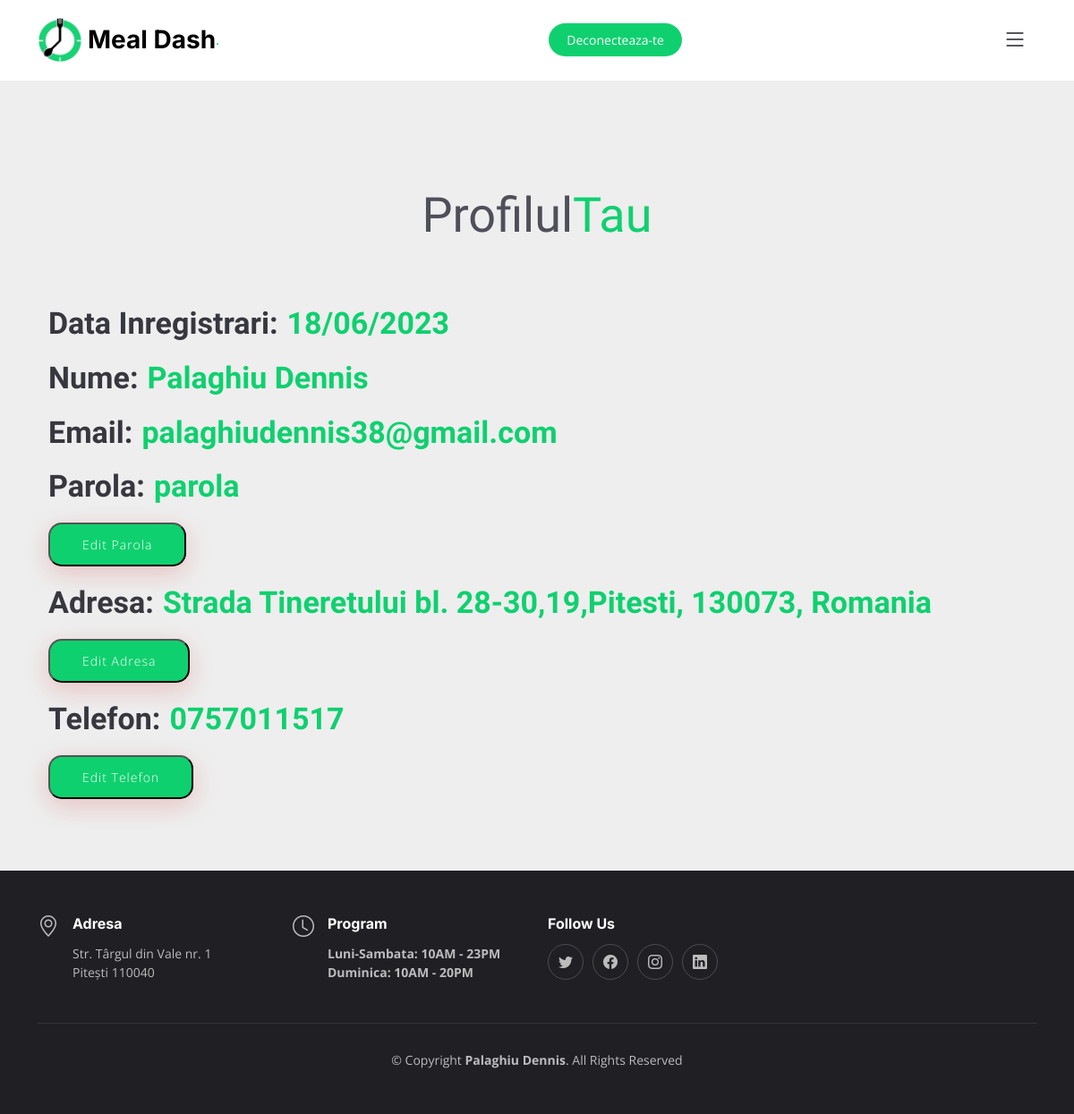
Page /User/profil.php on the committed database.
### tables this page shows
CREATE TABLE `clienti` (
  `clientID` int(10) NOT NULL,
  `nume` varchar(500) NOT NULL,
  `email` varchar(500) NOT NULL,
  `parola` varchar(500) NOT NULL,
  `telefon` varchar(20) NOT NULL,
  `adresa` varchar(500) NOT NULL,
  `data` varchar(500) NOT NULL
);

### User/profil.php (the view, shortened to what this page needs)
<!DOCTYPE html>
<html lang="en">
<head>
  <link href="assets/vendor/bootstrap/css/bootstrap.min.css" rel="stylesheet">
  <link href="assets/vendor/bootstrap-icons/bootstrap-icons.css" rel="stylesheet">
  <link href="assets/vendor/aos/aos.css" rel="stylesheet">
  <link href="assets/vendor/glightbox/css/glightbox.min.css" rel="stylesheet">
  <link href="assets/vendor/swiper/swiper-bundle.min.css" rel="stylesheet">
  <link href="assets/css/main.css" rel="stylesheet">
</head>
<body>
  <header id="header" class="header fixed-top d-flex align-items-center">
    <div class="container d-flex align-items-center justify-content-between">
      <a href="http://localhost/Proiect/User/profil.php" class="logo d-flex align-items-center me-auto me-lg-0">
        <img src="assets/img/logo.png" alt="" style="width: 50px; height: auto;">
        <h1>Meal Dash</h1><span>.</span></h1>
      </a>
      <a class="btn-book-a-table" href="http://localhost/Proiect/User/index.php?logout=1" onclick="return confirm('Esti sigur ca vrei sa te deconectezi?')">Deconecteaza-te</a>
      <i class="mobile-nav-toggle mobile-nav-show bi bi-list"></i>
    </div>
  </header>
  <section id="profile" class="profile d-flex align-items-center section-bg">
      <div class="container" data-aos="fade-up">
        <div class="section-header">
          <p>Profilul<span>Tau</span></p>
        </div>
    <?php
function getDetaliiUtilizator($email) {
    include("include/connection.php");
    $email = mysqli_real_escape_string($connection, $email);
    $query = "SELECT * FROM clienti WHERE email = '$email'";
    $result = mysqli_query($connection, $query);
    if ($result && mysqli_num_rows($result) > 0) {
        $row = mysqli_fetch_assoc($result);
        return $row;
    }
    return null;
}
function afiseazaDetaliiUtilizator($email) {
    $filename = "email.txt";
    $emails = file($filename, FILE_IGNORE_NEW_LINES);
    if (in_array($email, $emails)) {
        $detaliiUtilizator = getDetaliiUtilizator($email);
        if ($detaliiUtilizator) {
          echo '<div class="user-data"><h2>Data Inregistrari:</h2> <h2> <span>' . $detaliiUtilizator['data'] . '</span></h2> </div>';
          echo '<div class="user-data"><h2>Nume:</h2><h2> <span>' . $detaliiUtilizator['nume'] . '</span></h2> </div>';
          echo '<div class="user-data"><h2>Email:</h2> <h2><span>' . $detaliiUtilizator['email'] . '</span> </h2></div>';
          echo '<div class="user-data"><h2>Parola:</h2> <h2><span>' . $detaliiUtilizator['parola'] .'</span> </h2></div>';
          echo '<button class="btn-book-a-table" onclick="editParola(\'' . $email . '\', this)">Edit Parola</button><br>' ;
          echo '<div class="user-data"><h2>Adresa:</h2> <h2><span>' . $detaliiUtilizator['adresa'] . '</span> </h2></div>';
          echo '<button class="btn-book-a-table" onclick="editAdresa(\'' . $email . '\', this)">Edit Adresa</button><br>';
          echo '<div class="user-data"><h2>Telefon:</h2> <h2><span>' . $detaliiUtilizator['telefon'] . '</span> </h2></div>';
          echo '<button class="btn-book-a-table" onclick="editTelefon(\'' . $email . '\', this)">Edit Telefon</button><br>';
      } else {
            echo "Utilizatorul nu a fost găsit.";
        }
    } else {
        echo "Adresa de email nu există.";
    }
}
?>
<div class="container">
        <?php
        $filename = "email.txt";
        $emails = file($filename, FILE_IGNORE_NEW_LINES);
        if (!empty($emails)) {
            $email = $emails[0];
            afiseazaDetaliiUtilizator($email);
        } else {
            echo "Nu există adrese de email în fișier.";
        }
        ?>
    </div>
    </div>
</section>
  <footer id="footer" class="footer">
    <div class="container">
      <div class="row gy-3">
        <div class="col-lg-3 col-md-6 d-flex">
          <i class="bi bi-geo-alt icon"></i>
          <div>
            <h4>Adresa</h4>
            <p>
              Str. Târgul din Vale nr. 1 <br>
              Pitești 110040 <br>
            </p>
          </div>
        </div>
        <div class="col-lg-3 col-md-6 footer-links d-flex">
          <i class="bi bi-clock icon"></i>
          <div>
            <h4>Program</h4>
            <p>
              <strong>Luni-Sambata: 10AM - 23PM<br>
              Duminica: 10AM - 20PM<br></strong>
            </p>
          </div>
        </div>
        <div class="col-lg-3 col-md-6 footer-links">
          <h4>Follow Us</h4>
          <div class="social-links d-flex">
            <a href="#" class="twitter"><i class="bi bi-twitter"></i></a>
            <a href="#" class="facebook"><i class="bi bi-facebook"></i></a>
            <a href="#" class="instagram"><i class="bi bi-instagram"></i></a>
            <a href="#" class="linkedin"><i class="bi bi-linkedin"></i></a>
          </div>
        </div>
      </div>
    </div>
    <div class="container">
      <div class="copyright">
        &copy; Copyright <strong><span>Palaghiu Dennis</span></strong>. All Rights Reserved
      </div>
    </div>
  </footer>
</body>
</html>

### User/assets/css/main.css (style rules this page uses)
:root { --font-default: "Open Sans", system-ui, -apple-system, "Segoe UI", Roboto, "Helvetica Neue", Arial, "Noto Sans", "Liberation Sans", sans-serif, "Apple Color Emoji", "Segoe UI Emoji", "Segoe UI Symbol", "Noto Color Emoji"; --font-primary: "Amatic SC", sans-serif; --font-secondary: "Inter", sans-serif; }
:root { --color-default: #212529; --color-primary: #0FD06F; --color-secondary: #37373f; }
:root { scroll-behavior: smooth; }
body { font-family: var(--font-default); color: var(--color-default); }
a { color: var(--color-primary); text-decoration: none; }
h1, h2, h3, h4, h5, h6 { font-family: var(--font-secondary); }
section { overflow: hidden; padding: 80px 0; }
.section-bg { background-color: #eee; }
.section-header { text-align: center; padding-bottom: 30px; }
.section-header p { margin: 0; font-size: 48px; font-weight: 400; font-family: var(--font-primary); }
.section-header p span { color: var(--color-primary); }
.header { background: #fff; transition: all 0.5s; z-index: 997; height: 90px; border-bottom: 1px solid #fff; }
.header .logo img { max-height: 400px; margin-right: 6px; }
.header .logo h1 { font-size: 28px; font-weight: 700; color: #000; margin: 0; font-family: var(--font-secondary); }
.header .btn-book-a-table, .header .btn-book-a-table:focus { font-size: 14px; color: #fff; background: var(--color-primary); padding: 8px 20px; margin-left: 30px; border-radius: 50px; transition: 0.3s; }
section { scroll-margin-top: 90px; }
@media (max-width: 1279px) { .mobile-nav-show { color: var(--color-secondary); font-size: 28px; cursor: pointer; line-height: 0; transition: 0.5s; z-index: 9999; margin: 0 10px 0 20px; } }
.footer { font-size: 14px; background-color: #1f1f24; padding: 50px 0; color: rgba(255, 255, 255, 0.7); }
.footer .icon { margin-right: 15px; font-size: 24px; line-height: 0; }
.footer h4 { font-size: 16px; font-weight: bold; position: relative; padding-bottom: 5px; color: #fff; }
.footer .footer-links { margin-bottom: 30px; }
.footer .social-links a { display: flex; align-items: center; justify-content: center; width: 40px; height: 40px; border-radius: 50%; border: 1px solid rgba(255, 255, 255, 0.2); font-size: 16px; color: rgba(255, 255, 255, 0.7); margin-right: 10px; transition: 0.3s; }
.footer .copyright { text-align: center; padding-top: 30px; border-top: 1px solid rgba(255, 255, 255, 0.1); }
.profile { width: 100%; margin-top: 10px; background-size: cover; position: center; display: flex; min-height: 60vh; padding: 160px 0 60px 0; }
.profile h2 { font-size: 34px; font-weight: 700; align-items: center; margin-bottom: 20px; color: var(--color-secondary); font-family: var(--font-primary); }
.profile h2 span { color: var(--color-primary); }
.profile p { color: #4f4f5a; font-weight: 400; font-size: 54px; margin-top: 30px; margin-bottom: 30px; }
.profile .btn-book-a-table { margin-bottom: 20px; font-weight: 200; font-size: 14px; letter-spacing: 1px; display: inline-block; padding: 12px 36px; border-radius: 15px; transition: 0.5s; color: #fff; background: var(--color-primary); box-shadow: 0 8px 28px rgba(206, 18, 18, 0.2); }
.user-data { display: flex; align-items: center; }
.user-data h2 { margin-right: 10px; }

### rows in the picture
clienti: data "18/06/2023", nume "Palaghiu Dennis", email "palaghiudennis38@gmail.com", parola "parola", adresa "Strada Tineretului bl. 28-30,19,Pitesti, 130073, Romania", telefon "0757011517"
